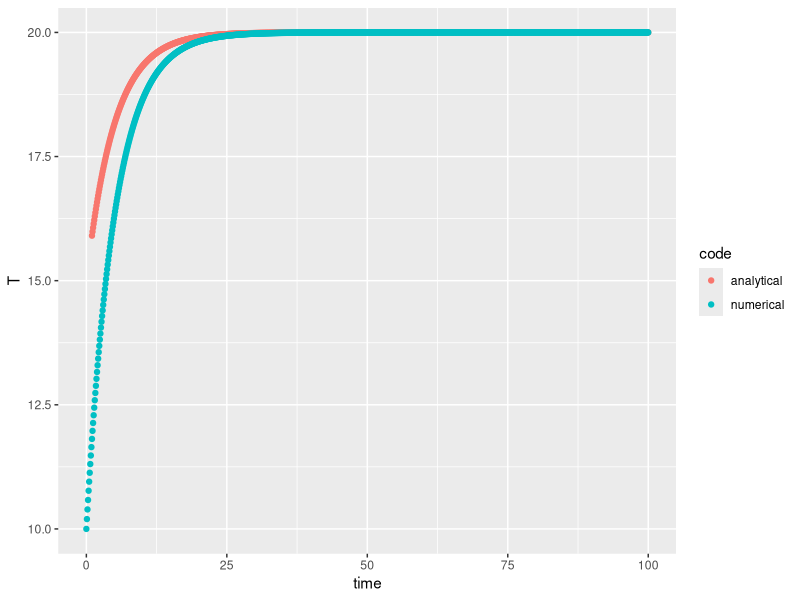
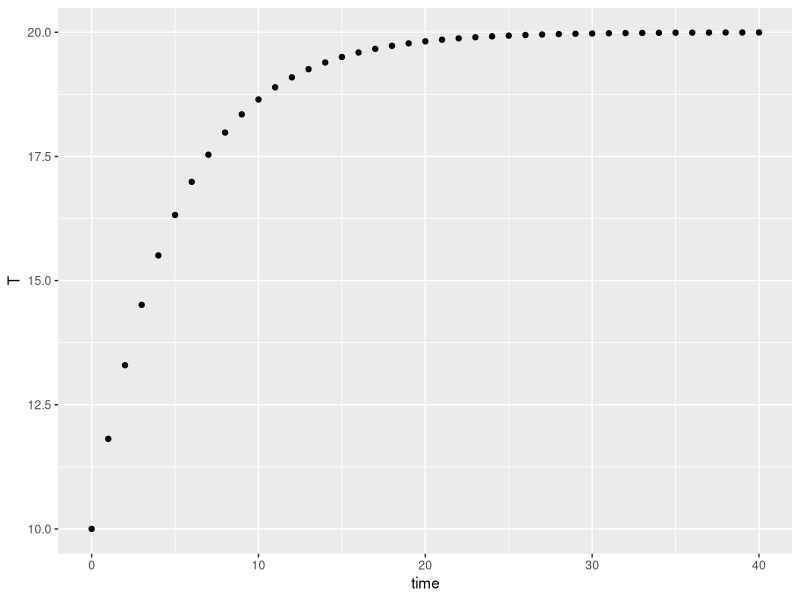
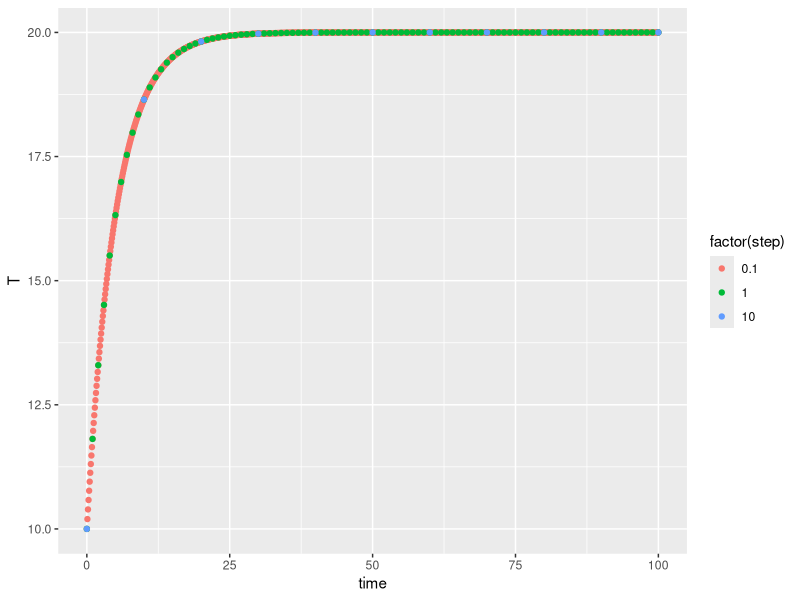
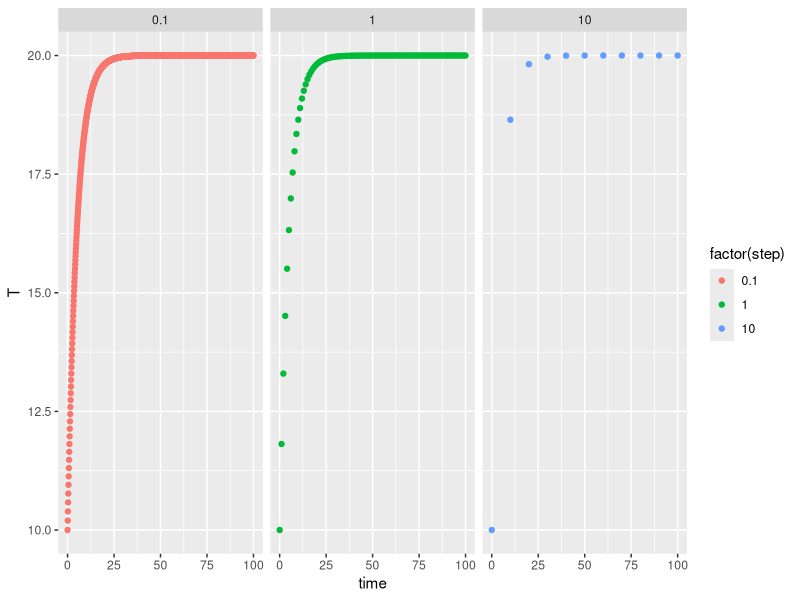
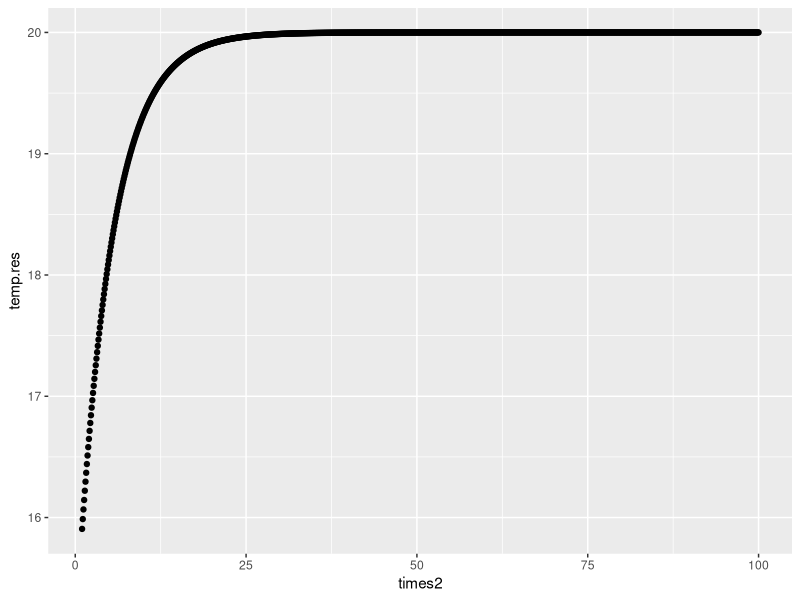

R code for these plots, in order:
# Complexity Explorer - Introduction to Differential Equations - Unit 2 Homework
# URL: https://www.complexityexplorer.org/tutorials/31-introduction-to-differential-equations/segments/incomplete?summary
# Date: 29/03/17
# Updated: 05/04/17, 28/04/17, 16/06/17, 12/09/17

# Q3. (Advanced) Write a program that implements Euler's method for the main 
# example of this unit, dT/dt= 0.2 * (20 - T).
# Some things to try out or experiment with:
# (i) Have your program produce a plot of your Euler solution.
# (ii) Make plots of the Euler solutions for several different values of delta t.
# (iii) Compare the Euler solution with the exact solution
# T(t) = 20 - 5e^[-0.2t].
# (This analytic result is obtained via calculus, using T(0) = 15.)
# (iv) Generalize your program so that it can solve any differential equation of 
# the form dX / dt = f (X). - NOT DONE HERE

################################################################################
  # LOAD LIBRARIES, DIRECTORIES AND GENERAL PARAMETERS (Colour, shape in plots)
################################################################################

  # load libraries
  library(deSolve)
  library(ggplot2)
  library(reshape2)
  library(grid)
  library(gridExtra)

  # The palette with black and grey and additional deep red ("#990000"):
  cbbPalette <- c("#E69F00", "#56B4E9", "#009E73", 
                  "#F0E442", "#0072B2", "#D55E00", 
                  "#CC79A7", "#990000","#000000", 
                  "#999999")

  # Set working directory 
  setwd(" ") # Insert working directory location
  
  # load data
  #load("CS.IDE.unit2.RData") # Uncomment this line if you want to load data 

################################################################################
  # PARAMETERS
################################################################################

  parameters <- c(x <- 0.2,
                  y <- 20)
  
################################################################################
  # STATE VARIABLES - ENSURE assignment operator is '=' NOT '<-' within 'state'
################################################################################
  
  state <- c(T = 10)
  
################################################################################
  # MODEL
################################################################################
  
  temp <- function (t, state, parameters){
    with(as.list(c(state, parameters)),{ #this line converts the 'state' and 
                                         #'parameter' vectors to lists
      #rate of change
      dT <- x * (y - T)
      # return the rates of change
      return(list(dT))
    })  #end with list
  }

  # Q3(i)
  # Define times over which simulation is run
  # TIME OF SIMULATION
  times1 <- seq(0,40, by = 1)
  
  # Q3(ii)
  # Now define the vector of timesteps to try:
  stepvec <- c(0.1,1.0,10)
  
  # and define a list to hold the results:
  res <- vector(length(stepvec),mode="list")
  
  # take each value of 'x' and create a sequence dependent on 'x'
  for(k in seq_along(stepvec)){
    res[[k]] <- ode(y=state, 
                    times=(seq(0,100,by=stepvec[k])),
                    func=temp,
                    parms=parameters)
  }
  
################################################################################
  # OUTPUT
################################################################################
  
  # Q3(i) - 'out' is the dataframe containing the results fro Q3(i)
  out <- ode(state, times1, temp, parameters)
  df.out <- as.data.frame(out)
  
  # Q3(ii) - 'dd' is the dataframe containing the results for Q3(ii)
  names(res) <- stepvec  ## to get stepvec values incorporated in results
  dd <- dplyr::bind_rows(lapply(res,as.data.frame),.id="step")
  dd$step <- as.numeric(dd$step)
  
################################################################################
  # ANALYTIC RESULT 
################################################################################
  
  # time vector
  times2 <- seq(1,100,0.1)
  
  # function
  temp.analy <- function(y){
    T = 20 - (5 * (exp(-0.2 * y)))
    print(T)
  }
  
  # using sapply to apply 'temp.analy' over time vector 'y'
  temp.res <- sapply(times2, temp.analy)
  
  # changes to ANALYTICAL dataset for combing with numerical
  temp.res2 <- cbind.data.frame(times2,temp.res)
  colnames(temp.res2) <- c("time","T")
  temp.res2["code"] <- "analytical"
  
  # changes to NUMERICAL dataset for combing with analytical
  dd.sub <- (dd[1:1001,])
  dd.sub <- dd.sub[,-1]
  dd.sub["code"] <- "numerical" 
  
  # combine ANALYTICAL dataset (by row) with NUMERICAL dataset
  comb.d <- rbind.data.frame(temp.res2,dd.sub)

################################################################################
  # PLOTTING
################################################################################
  
  #Q3(i)
  temp.p <- ggplot(df.out, aes(time,T)) + 
  geom_point()
  
  #Q3(ii)
  temp.p2 <- ggplot(dd, aes(time,T,colour=factor(step))) + 
    geom_point() +
    scale_color_discrete()
  
  #Q3(ii)
  temp.p3 <- ggplot(dd, aes(time,T,colour=factor(step))) + 
    geom_point() +
    scale_color_discrete() +
    facet_wrap(~step)
  
  # Analytic result plot
  temp.res2.p <- ggplot(temp.res2, aes(times2,temp.res)) +
    geom_point() 
  
  # Analytic versus Numerical Comparison plot
  comb.p <- ggplot(comb.d, aes(time,T,colour=code)) +
    geom_point() +
    scale_color_discrete()
   

################################################################################
  # SAVE IMAGE
################################################################################
  
  save.image("CS.IDE.unit2.RData")

################################################################################

################################################################################
